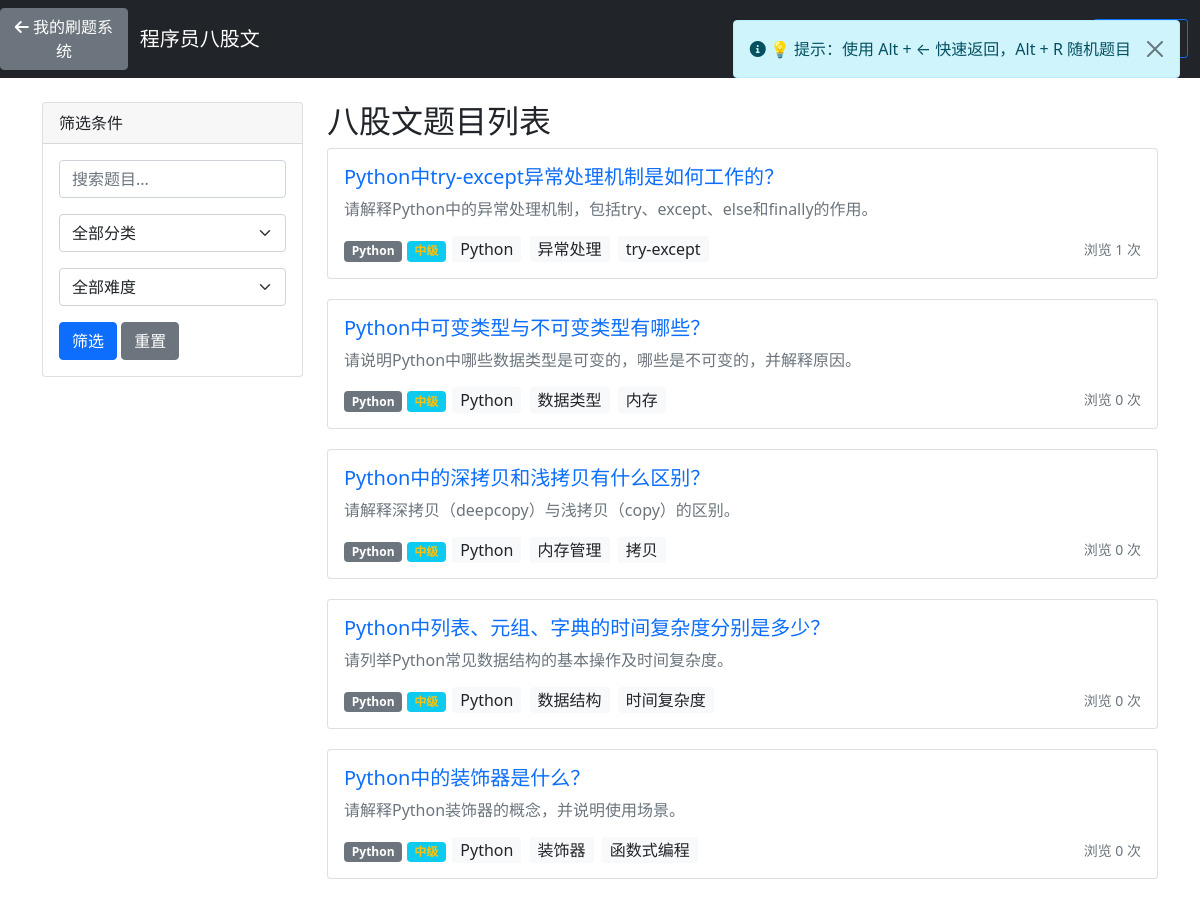
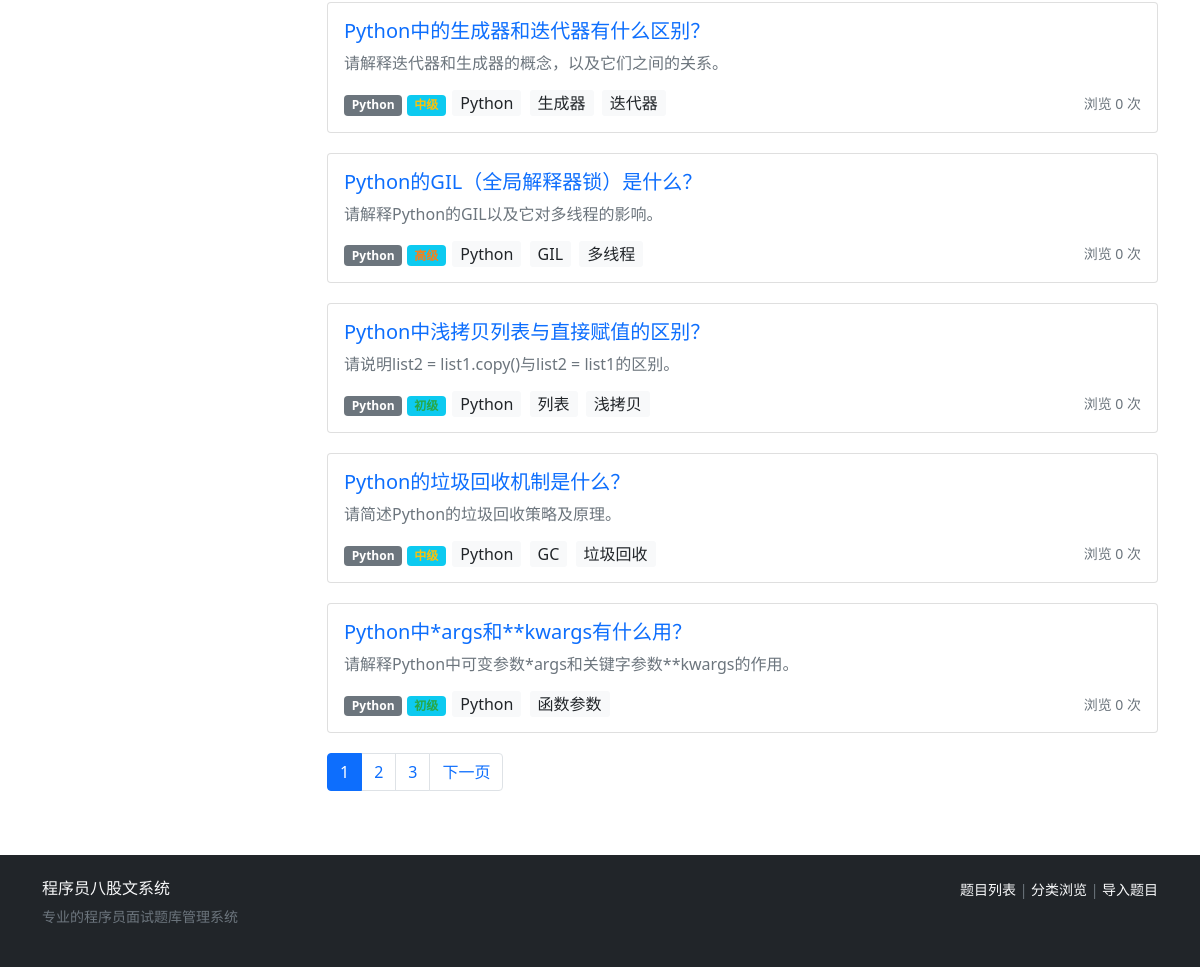
Screenshot of /baguwen/ with the database file from the repository (2 pictures, top to bottom).
### baguwen/models.py (models this page shows, shortened)
class Question(models.Model):
    title = models.CharField(max_length=200, verbose_name='题目标题')
    content = models.TextField(verbose_name='题目内容')
    answer = models.TextField(verbose_name='参考答案')
    key_points = models.TextField(blank=True, verbose_name='关键要点')
    category = models.ForeignKey(Category, on_delete=models.CASCADE, verbose_name='分类')
    difficulty = models.ForeignKey(Difficulty, on_delete=models.CASCADE, verbose_name='难度')
    tags = models.CharField(max_length=200, blank=True, verbose_name='标签')
    view_count = models.PositiveIntegerField(default=0, verbose_name='浏览次数')
    is_active = models.BooleanField(default=True, verbose_name='是否启用')
    created_at = models.DateTimeField(auto_now_add=True)
    updated_at = models.DateTimeField(auto_now=True)
    class Meta:
        verbose_name = '八股文题目'
        verbose_name_plural = '八股文题目'
        ordering = ['-created_at']
    def get_tags_list(self):
        return [tag.strip() for tag in self.tags.split(',') if tag.strip()]

class Category(models.Model):
    name = models.CharField(max_length=50, verbose_name='分类名称')
    description = models.TextField(blank=True, verbose_name='分类描述')
    created_at = models.DateTimeField(auto_now_add=True)
    class Meta:
        verbose_name = '分类'
        verbose_name_plural = '分类'

class Difficulty(models.Model):
    LEVEL_CHOICES = [
        (1, '初级'),
        (2, '中级'),
        (3, '高级'),
        (4, '专家')
    ]
    level = models.IntegerField(choices=LEVEL_CHOICES, unique=True, verbose_name='难度等级')
    name = models.CharField(max_length=20, verbose_name='难度名称')
    class Meta:
        verbose_name = '难度'
        verbose_name_plural = '难度'

### baguwen/views.py (the view)
# urls.py: path('', views.question_list, name='question_list'),
def question_list(request):
    questions = Question.objects.filter(is_active=True)
    search_query = request.GET.get('search', '')
    if search_query:
        questions = questions.filter(
            Q(title__icontains=search_query) |
            Q(content__icontains=search_query) |
            Q(tags__icontains=search_query)
        )
    category_id = request.GET.get('category')
    if category_id:
        questions = questions.filter(category_id=category_id)
    difficulty_id = request.GET.get('difficulty')
    if difficulty_id:
        questions = questions.filter(difficulty_id=difficulty_id)
    paginator = Paginator(questions, 10)
    page_number = request.GET.get('page')
    page_obj = paginator.get_page(page_number)
    categories = Category.objects.all()
    difficulties = Difficulty.objects.all().order_by('level')
    query_params = request.GET.copy()
    if 'page' in query_params:
        del query_params['page']
    query_string = query_params.urlencode()
    context = {
        'page_obj': page_obj,
        'categories': categories,
        'difficulties': difficulties,
        'search_query': search_query,
        'selected_category': category_id,
        'selected_difficulty': difficulty_id,
        'query_string': query_string,  # 新增
    }
    return render(request, 'baguwen/questions_bagu_list.html', context)

### templates/baguwen/questions_bagu_list.html (shortened to what this page needs)
{% extends 'baguwen/base.html' %}
{% block content %}
<div class="row">
    <div class="col-md-3">
        <div class="card">
            <div class="card-header">筛选条件</div>
            <div class="card-body">
                <form method="get">
                    <div class="mb-3">
                        <input type="text" name="search" class="form-control"
                               placeholder="搜索题目..." value="{{ search_query }}">
                    </div>
                    <div class="mb-3">
                        <select name="category" class="form-select">
                            <option value="">全部分类</option>
                        </select>
                    </div>
                    <div class="mb-3">
                        <select name="difficulty" class="form-select">
                            <option value="">全部难度</option>
                        </select>
                    </div>
                    <button type="submit" class="btn btn-primary">筛选</button>
                    <a href="{% url 'baguwen:question_list' %}" class="btn btn-secondary">重置</a>
                </form>
            </div>
        </div>
    </div>
    <div class="col-md-9">
        <h2>八股文题目列表</h2>
        {% for question in page_obj %}
            <div class="card question-card">
                <div class="card-body">
                    <h5 class="card-title">
                        <a href="{% url 'baguwen:question_detail' question.pk %}" class="text-decoration-none">
                            {{ question.title }}
                        </a>
                    </h5>
                    <p class="card-text text-muted">{{ question.content|truncatewords:30 }}</p>
                    <div class="d-flex justify-content-between align-items-center">
                        <div>
                            <span class="badge bg-secondary">{{ question.category.name }}</span>
                            <span class="badge bg-info difficulty-{{ question.difficulty.level }}">
                                {{ question.difficulty.name }}
                            </span>
                            {% for tag in question.get_tags_list %}
                                <span class="tag">{{ tag }}</span>
                            {% endfor %}
                        </div>
                        <small class="text-muted">浏览 {{ question.view_count }} 次</small>
                    </div>
                </div>
            </div>
        {% empty %}
            <div class="alert alert-info">暂无题目数据</div>
        {% endfor %}
        {% if page_obj.has_other_pages %}
            <nav>
                <ul class="pagination">
                    {% for num in page_obj.paginator.page_range %}
                        {% if page_obj.number == num %}
                            <li class="page-item active">
                                <span class="page-link">{{ num }}</span>
                            </li>
                        {% elif num > page_obj.number|add:'-3' and num < page_obj.number|add:'3' %}
                            <li class="page-item">
                                <a class="page-link" href="?page={{ num }}">{{ num }}</a>
                            </li>
                        {% endif %}
                    {% endfor %}
                    {% if page_obj.has_next %}
                        <li class="page-item">
                            <a class="page-link" href="?page={{ page_obj.next_page_number }}">下一页</a>
                        </li>
                    {% endif %}
                </ul>
            </nav>
        {% endif %}
    </div>
</div>
{% endblock %}

### templates/baguwen/base.html (style rules this page uses)
.question-card { margin-bottom: 20px; }
.tag { background: #f8f9fa; padding: 2px 8px; margin: 2px; border-radius: 3px; }
.difficulty-1 { color: #28a745; }
.difficulty-2 { color: #ffc107; }
.difficulty-3 { color: #fd7e14; }

### rows the page displays
Question: title "Python中try-except异常处理机制是如何工作的？", content "请解释Python中的异常处理机制，包括try、except、else和finally的作用。", category.name "Python", difficulty.name "中级", get_tags_list "Python" "异常处理" "try-except", view_count "1"
Question: title "Python中可变类型与不可变类型有哪些？", content "请说明Python中哪些数据类型是可变的，哪些是不可变的，并解释原因。", category.name "Python", difficulty.name "中级", get_tags_list "Python" "数据类型" "内存", view_count "0"
Question: title "Python中的深拷贝和浅拷贝有什么区别？", content "请解释深拷贝（deepcopy）与浅拷贝（copy）的区别。", category.name "Python", difficulty.name "中级", get_tags_list "Python" "内存管理" "拷贝", view_count "0"
Question: title "Python中列表、元组、字典的时间复杂度分别是多少？", content "请列举Python常见数据结构的基本操作及时间复杂度。", category.name "Python", difficulty.name "中级", get_tags_list "Python" "数据结构" "时间复杂度", view_count "0"
Question: title "Python中的装饰器是什么？", content "请解释Python装饰器的概念，并说明使用场景。", category.name "Python", difficulty.name "中级", get_tags_list "Python" "装饰器" "函数式编程", view_count "0"
Question: title "Python中的生成器和迭代器有什么区别？", content "请解释迭代器和生成器的概念，以及它们之间的关系。", category.name "Python", difficulty.name "中级", get_tags_list "Python" "生成器" "迭代器", view_count "0"
Question: title "Python的GIL（全局解释器锁）是什么？", content "请解释Python的GIL以及它对多线程的影响。", category.name "Python", get_tags_list "Python" "GIL" "多线程", view_count "0"
Question: title "Python中浅拷贝列表与直接赋值的区别？", content "请说明list2 = list1.copy()与list2 = list1的区别。", category.name "Python", difficulty.name "初级", get_tags_list "Python" "列表" "浅拷贝", view_count "0"
Question: title "Python的垃圾回收机制是什么？", content "请简述Python的垃圾回收策略及原理。", category.name "Python", difficulty.name "中级", get_tags_list "Python" "GC" "垃圾回收", view_count "0"
Question: title "Python中*args和**kwargs有什么用？", content "请解释Python中可变参数*args和关键字参数**kwargs的作用。", category.name "Python", difficulty.name "初级", get_tags_list "Python" "函数参数", view_count "0"

### other values shown
{{ num }} "1"
{{ num }} "2" "3"
